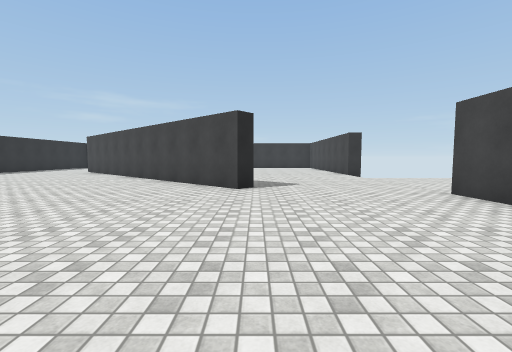
[1] (above)

16 first-person views from a walk through a scene from a Unity 3-D project. The camera is 1.3 m above the floor, tilts 4° down and sees 90° across. The floor is counted in squares, 2 m on a side. Each view is taken from the middle of a square. On the plan, view 1 faces up. The plan holds only what a view shows up to about 9 squares ahead; the rest is blank. Some surface patterns are stand-ins.

[2]
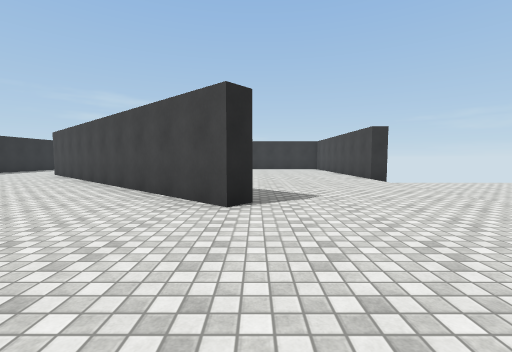

[3]
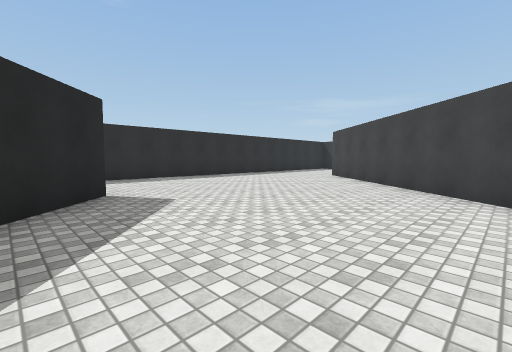

[4]
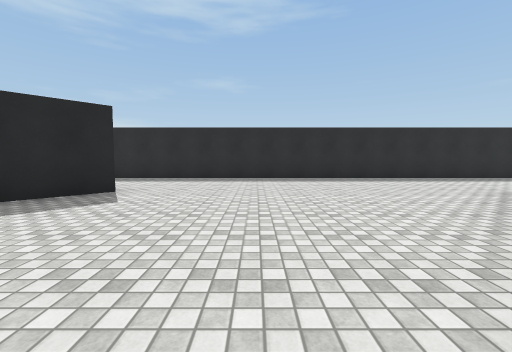

[5]
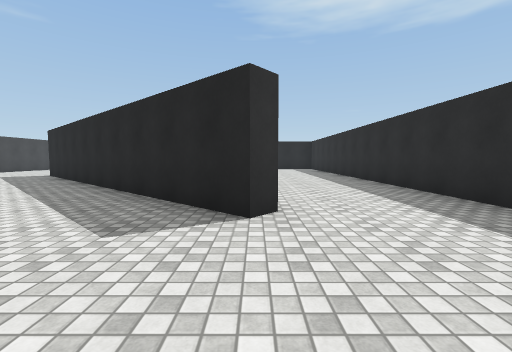

[6]
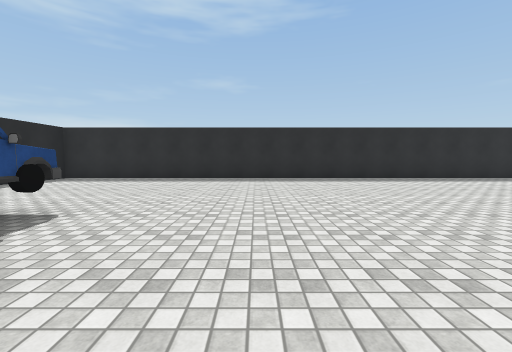

[7]
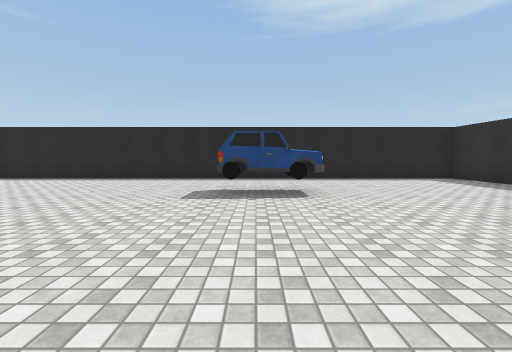

[8]
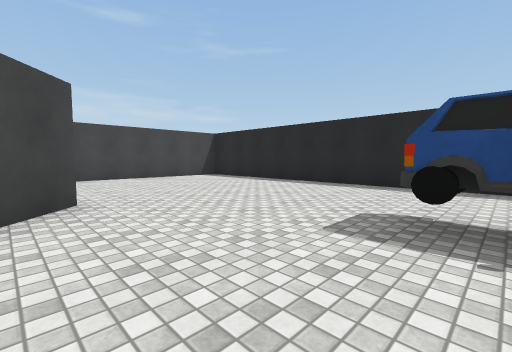

[9]
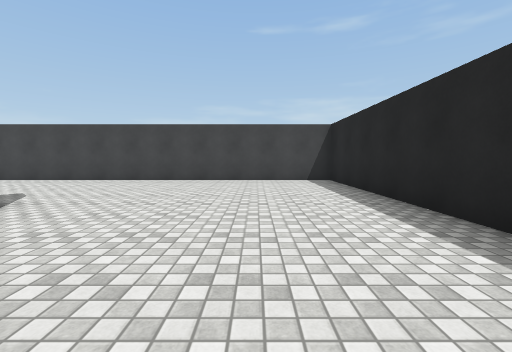

[10]
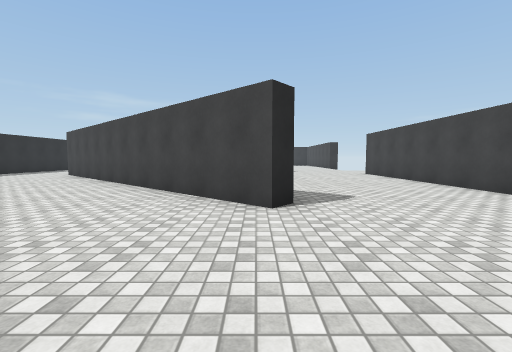

[11]
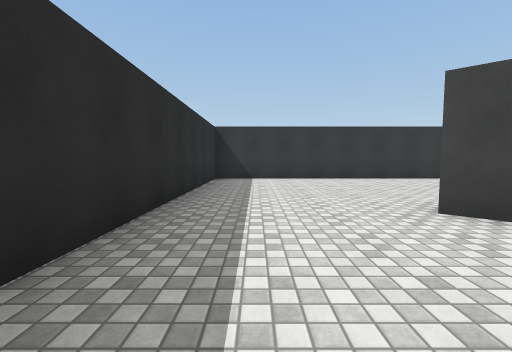

[12]
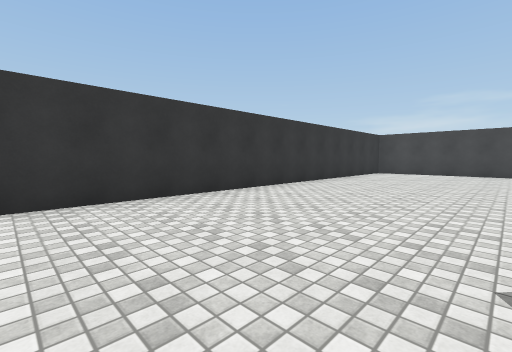

[13]
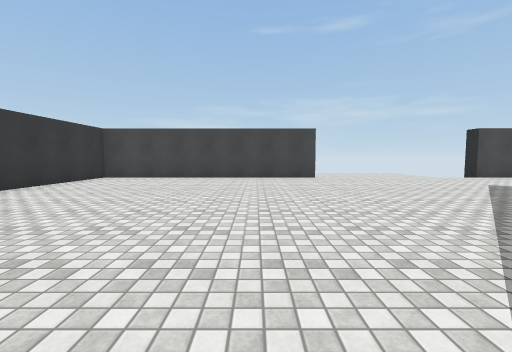

[14]
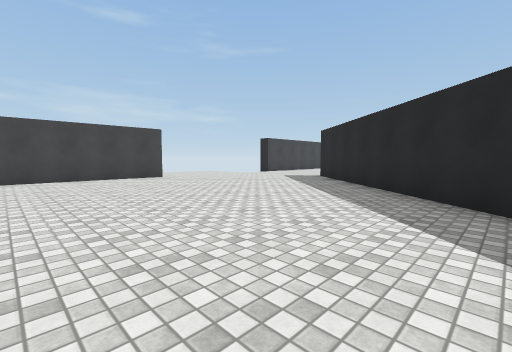

[15]
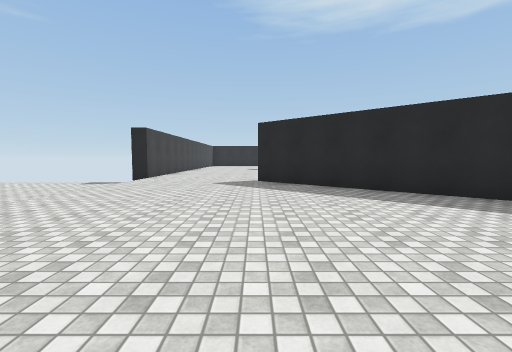

[16]
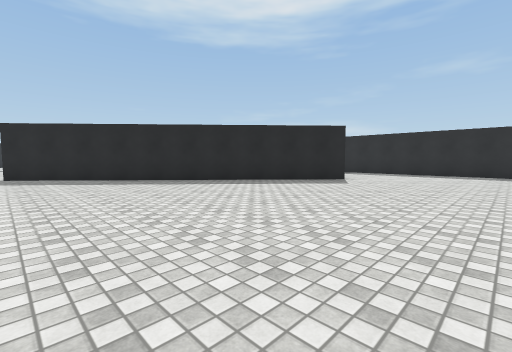

### Floor plan
Key: @ floor where view 1 was taken; # wall or solid block; . main floor; - floor 0.25 m lower than the main floor; O other object.
Columns run from 12 left of view 1 to 7 right of it. Each row starts with its distance up from view 1.
 17 #################
 16 #...............#
 15 #...............#
 14 #...............#
 13 #...............#
 12 #....#..........#
 11 #....###........#
 10 #......##.......----
  9 #.......##......----
  8 #........##.....---
  7 #.........##....---
  6 #..........#....----
  5 #...............----
  4 #...##..........#
  3 #....##.........#
  2 #.....##........#
  1 #......##.......#
  0 #.......##..@...#
 -1 #........###....#
 -2 #..........#....#
 -3 #...............#
 -4 #...............#
 -5 #.....OO........#
 -6 #...............#
 -7 #...............#
 -8 #...............#
 -9 ######  #########

Where each view was taken, in squares from view 1:
view 1: 0 up, 0 right, facing up
view 2: 2 up, 0 right, facing up
view 3: 3 up, 3 left, facing up-left
view 4: 7 up, 3 left, facing left
view 5: 7 up, 8 left, facing down
view 6: 2 down, 3 left, facing left
view 7: 0 up, 5 left, facing down
view 8: 2 down, 5 left, facing down-right
view 9: 6 down, 4 left, facing right
view 10: 6 down, 1 left, facing up
view 11: 9 up, 10 left, facing up
view 12: 13 up, 8 left, facing up-right
view 13: 12 up, 5 left, facing right
view 14: 14 up, 5 left, facing down-right
view 15: 13 up, 0 right, facing down
view 16: 16 up, 0 right, facing down-left
